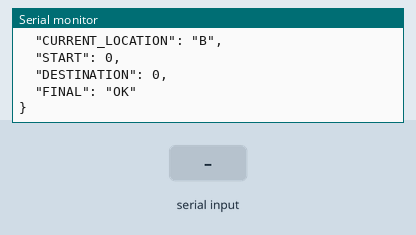
The sketch below on a simulated ESP8266 (NodeMCU). Shown: the last lines printed to the serial monitor. Inputs (shaded band) come from the test bench. WiFi joins after 1.5 s; servers stay silent unless stated.

Above: at 2.9 s.
3.0 s: "1\n" received over the second serial link
At 3.16 s:
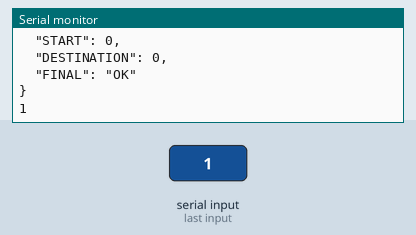
6.0 s: "0\n" received over the second serial link
At 6.5 s:
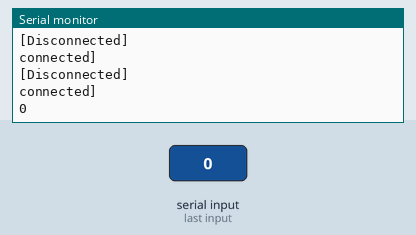
7.5 s: "2\n" received over the second serial link
At 8.2 s:
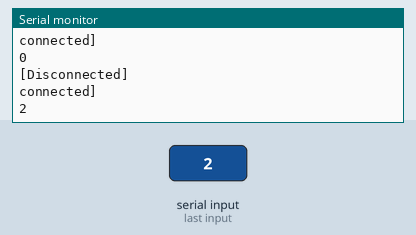

The sketch:

nodemcu_json_parsing.ino
```cpp
#include <ArduinoJson.h>
#include <ESP8266WiFi.h>
#include<SoftwareSerial.h>

const char* ssid = "wiFi"; // Wifi SSID
const char* password = "pass";// WiFi Password
SoftwareSerial s(D7,D8);

const char* host = "192.168.0.103"; // Server IP address
String msg="";
int port = 1234; // Port Number of the Socket Server
const char* AGV_ID= "AGV01"; //Unique ID for each AGV
WiFiClient client;
String line;
String transmit_string;
int i=0;
boolean flag1=0;        //to know when a new set of data has been received
String received_string; // complete message from arduino, which consistors of snesors data
char rdata; // received charactors

void setup() {
 Serial.begin(115200);
 s.begin(9600);
 s.println("started");
 Serial.printf("Connecting to %s ", ssid);
  WiFi.begin(ssid, password);
  while (WiFi.status() != WL_CONNECTED)
  {
    delay(500);
    Serial.print(".");
  }
  Serial.println(" connected");

  while(1)
  {
  if (client.connect(host,port))
  {
    Serial.println("connected]");
    while (client.connected())
    {
    request("B"); // Updates the current location to the Server
    break;
    }
    break;
  }
  else
  {
    Serial.println("connection failed!]");
    client.stop();
  }

  }
}

void loop() {
  if(!client.connected())
  {
      if (client.connect(host,port))
      {
        Serial.println("connected]");
      }
      else
      {
        Serial.println("connection failed!]");
        client.stop();
      }
  }
 while (client.connected() || client.available())
    {
      if(client.available())
    {
      String json="";
      json = client.readString();

      Serial.println(json);
      s.println(json);
    }
     uart_receive();

      if (flag1==1){
           Serial.println(received_string);
           client.print(received_string);
           flag1=0;
           received_string="";
         }

    }
    Serial.println("\n[Disconnected]");


  }

 // Creates a JSON String and send the information containing Current Location & Idle Status to the server
void request(String current_location)
{
  StaticJsonDocument<500> doc;
   JsonObject root = doc.to<JsonObject>();
  root["AGV_ID"]=AGV_ID;
  root["STATUS"]="idle";
  root["CURRENT_LOCATION"]=current_location;
  root["START"]=0;
  root["DESTINATION"]=0;
  root["FINAL"]="OK";
  String jsondata;
  serializeJsonPretty(doc, jsondata);
  Serial.println(jsondata);
  client.print(jsondata);
}

// Recieves the data from the MEGA through UART
void uart_receive(){

  while (s.available() > 0 )
  {
    rdata = s.read();
    if(rdata != '\n')
    {
       received_string = received_string + rdata;
    continue;
    }
    if(rdata == '\n')
    {
       flag1=1;
       break;
       s.flush();
    }
    if(s.overflow())
    {
      Serial.println("Overflow");
    }
   }

}
```

Measured:
- after the input at 3.0 s, the serial monitor: prints a new line at once (image 1)
- after the input at 6.0 s, the serial monitor: prints a new line at once (image 2)
- after the input at 7.5 s, the serial monitor: prints a new line at once (image 3)
